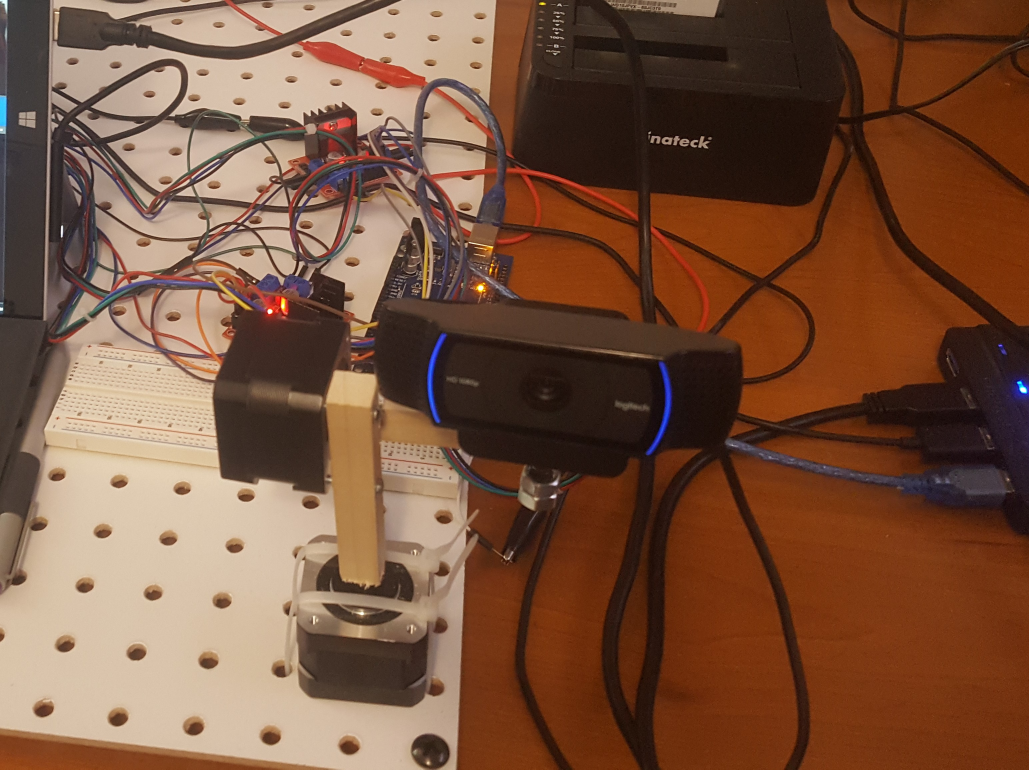
#> input picture MEC_Senior project/Two-Axis-Camera-Tracking-master/resources/mechanism_close_up.jpg, 3087 x 2308 px, given in place of the camera (shown at 1/3 size)
$ python tracker_color.py   (Python 2 division)
#> lines starting #> are read from the running program, lines starting #| are printed output that depends on the picture; after the words box and inside, x2 and y2 are one past the last pixel; in counts of white or black regions, pixels touching at a corner belong together
#
# Reference from two github projects
# https://github.com/badrobot15/Color-Tracking-and-Following-using-OpenCV
# https://github.com/Practical-CV/Color-Based-Ball-Tracking-With-OpenCV
#

from collections import deque
from imutils.video import VideoStream
import numpy as np
import cv2
import serial
import argparse
import imutils
import time

# For Arduino uno connection
# ser = serial.Serial("")

ap = argparse.ArgumentParser()
ap.add_argument("-v", "--video",
	help="path to the (optional) video file")
ap.add_argument("-b", "--buffer", type=int, default=64,
	help="max buffer size")
args = vars(ap.parse_args())

yellow_lower = np.array([0, 100, 100])
yellow_upper = np.array([30, 255, 255])

red_lower = np.array([0, 70, 50])
red_upper = np.array([10, 255, 255])

pts = deque(maxlen=args["buffer"])

# if a video path was not supplied, grab the reference
# to the webcam
if not args.get("video", False):
	cap = VideoStream(src=0).start()

# otherwise, grab a reference to the video file
else:
	cap = cv2.VideoCapture(args["video"])

#kernel window for morphological operations
kernel = np.ones((5,5),np.uint8)

time.sleep(2.0)

while True:
    frame = cap.read()
#> frame is the input picture: shape (2308, 3087, 3); mean B, G, R 61.5, 83.7, 121.5

    frame = frame[1] if args.get("video", False) else frame

    frame = imutils.resize(frame, width=640)
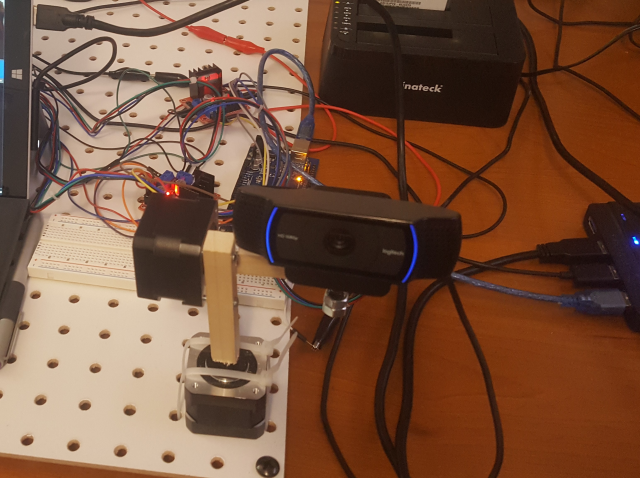
#> frame: shape (478, 640, 3); mean B, G, R 61.5, 83.7, 121.5
    blurred = cv2.GaussianBlur(frame, (11, 11), 0)
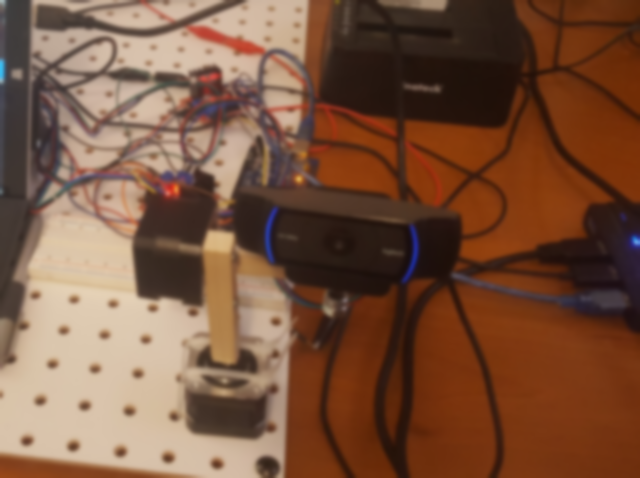
#> blurred: shape (478, 640, 3); mean B, G, R 61.5, 83.7, 121.5
    hsv = cv2.cvtColor(blurred, cv2.COLOR_BGR2HSV)
#> hsv: shape (478, 640, 3); mean H, S, V 17.1, 139.8, 121.8

    mask = cv2.inRange(hsv, yellow_lower, yellow_upper)
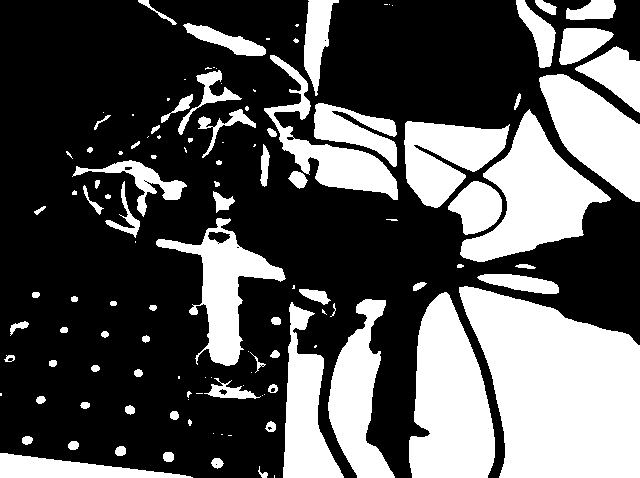
#> mask: shape (478, 640); 34.4% white; 122 white regions (44 under 20 px), largest, box (x1, y1, x2, y2) and area: (459, 286, 640, 478) 24735, (409, 292, 495, 478) 11473, (460, 109, 611, 262) 9968
    mask = cv2.erode(mask, None, iterations=2)
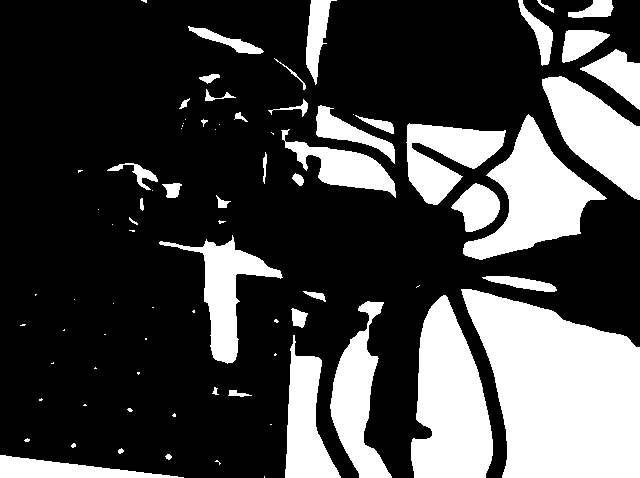
#> mask: shape (478, 640); 27.5% white; 80 white regions (39 under 20 px), largest, box (x1, y1, x2, y2) and area: (461, 289, 640, 478) 23771, (411, 295, 493, 478) 10478, (463, 114, 607, 260) 8672
    mask = cv2.dilate(mask, None, iterations=2)
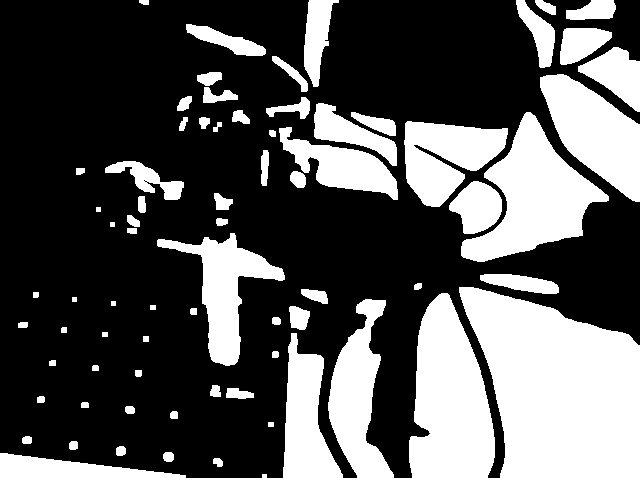
#> mask: shape (478, 640); 33.3% white; 73 white regions

    # Find contours of the object
    contours, hierarchy = cv2.findContours(mask.copy(), cv2.RETR_TREE, cv2.CHAIN_APPROX_SIMPLE)
#> contours = 75 contours, 7 with area under 20; largest, box (x1, y1, x2, y2) and area: (459, 287, 640, 478) 24407, (409, 293, 495, 478) 11234, (461, 112, 609, 262) 9720, (540, 74, 640, 202) 6855, (328, 299, 394, 478) 5810

    cnts = cv2.findContours(mask.copy(), cv2.RETR_EXTERNAL, cv2.CHAIN_APPROX_SIMPLE)
#> cnts = 73 contours, 5 with area under 20; largest, box (x1, y1, x2, y2) and area: (459, 287, 640, 478) 24407, (409, 293, 495, 478) 11234, (461, 112, 609, 262) 9720, (540, 74, 640, 202) 6855, (328, 299, 394, 478) 5810
    cnts = imutils.grab_contours(cnts)
    center = None

    contour_sizes = [(cv2.contourArea(contour), contour) for contour in contours]
#> contour_sizes = 75 items
    try:
		biggest_contour = max(contour_sizes, key=lambda x: x[0])[1]
#> biggest_contour = contour of 190 points, box (x1, y1, x2, y2) (459, 287, 640, 478), area 24407
	except ValueError:
		biggest_contour = None
    x, y, w, h = cv2.boundingRect(biggest_contour)
#> x = 459; y = 287; w = 181; h = 191
    cv2.rectangle(frame, (x, y), (x + w, y + h), (0, 255, 0), 2)
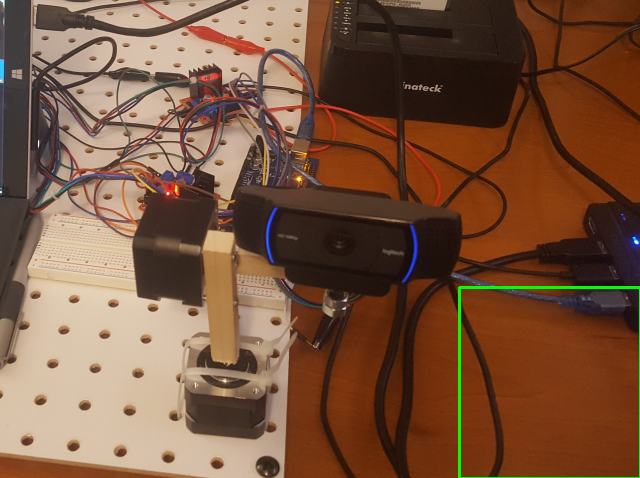
#> frame: shape (478, 640, 3); 0.48% of pixels changed, all inside (x1, y1, x2, y2) = (458, 286, 640, 478)

    # [6 lines of commented-out code are left out]

    if len(cnts) > 0:
        # find the largest contour in the mask,
        # then use it to compute the minimum enclosing circle and
        # centroid
        c = max(cnts, key=cv2.contourArea)
#> c has the same summary as biggest_contour
        ((x, y), radius) = cv2.minEnclosingCircle(c)
#> x = 549; y = 382; radius = 130.9
        M = cv2.moments(c)
#> M = moments, m00 24407, centre m10/m00, m01/m00 = (558.9, 389.3)
        center = (int(M["m10"] / M["m00"]), int(M["m01"] / M["m00"]))
#> center = (558, 389)

    pts.appendleft(center)

    for i in range(1, len(pts)):
        # if either of the tracked points are None, ignore them
        if pts[i - 1] is None or pts[i] is None:
            continue

        thickness = int(np.sqrt(args["buffer"] / float(i + 1)) * 2.5)
        cv2.line(frame, pts[i - 1], pts[i], (0, 0, 255), thickness)

    cv2.imshow("frame", frame)
    key = cv2.waitKey(1) & 0xFF
#> (key q is pressed here)

    # press 'q' to exit the window
    if key == ord("q"):
        break

if not args.get("video", False):
    cap.stop()

else:
    cap.release()

cv2.destroyAllWindows()

$ run again, on MEC_Senior project/Two-Axis-Camera-Tracking-master/resources/microcontroller_close_up.jpg
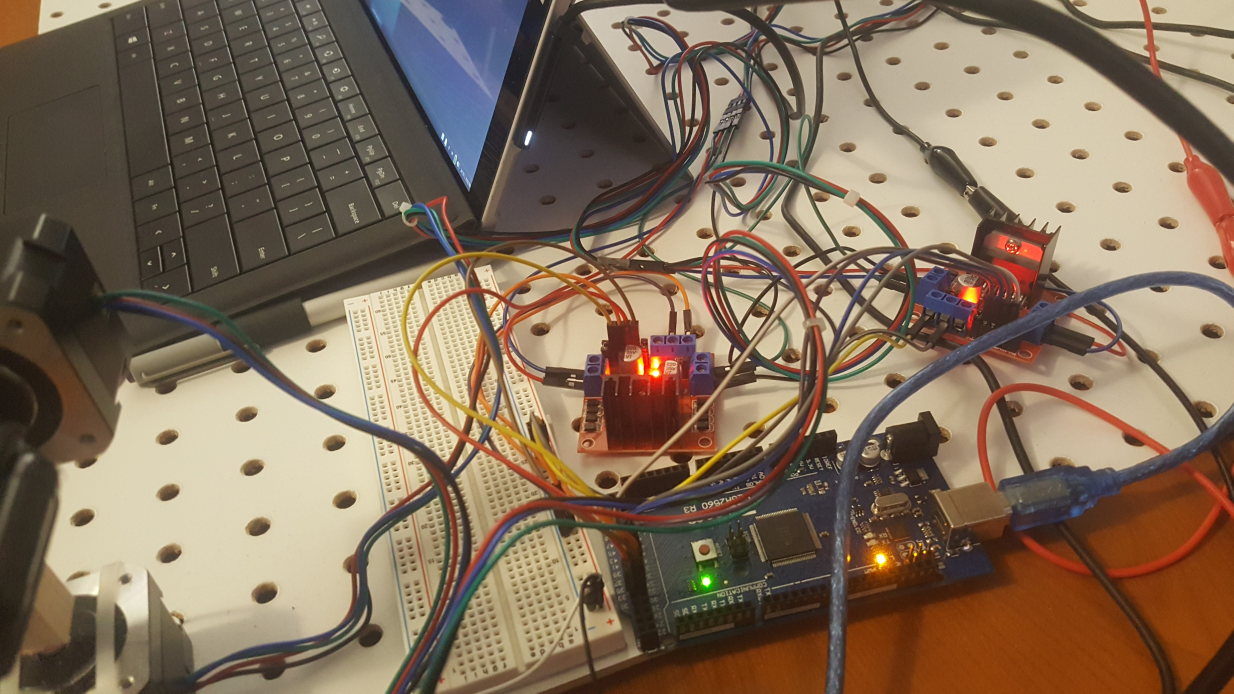
#> input picture MEC_Senior project/Two-Axis-Camera-Tracking-master/resources/microcontroller_close_up.jpg, 4934 x 2775 px, given in place of the camera (shown at 1/4 size)
#> frame is the input picture: shape (2775, 4934, 3); mean B, G, R 89.8, 110.3, 130.1
#> hsv: shape (359, 640, 3); mean H, S, V 24.3, 86.5, 131.6
#> `mask = cv2.dilate(mask, None, iterations=2)`:
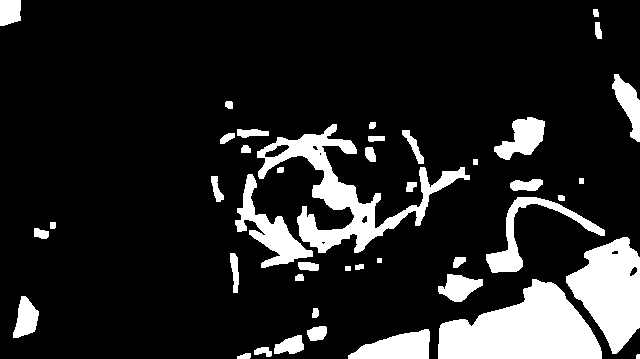
#> mask: shape (359, 640); 14.5% white; 43 white regions (1 under 20 px)
#> contours = 50 contours, 5 with area under 20; largest, box (x1, y1, x2, y2) and area: (438, 279, 602, 359) 8080, (257, 124, 470, 253) 6132, (566, 237, 640, 354) 5228, (235, 174, 313, 268) 2073, (486, 197, 605, 273) 1620
#> cnts = 43 contours, 2 with area under 20; largest, box (x1, y1, x2, y2) and area: (438, 279, 602, 359) 8080, (257, 124, 470, 253) 6132, (566, 237, 640, 354) 5228, (235, 174, 313, 268) 2073, (486, 197, 605, 273) 1620
#> contour_sizes = 50 items
#> biggest_contour = contour of 121 points, box (x1, y1, x2, y2) (438, 279, 602, 359), area 8080
#> `x, y, w, h = cv2.boundingRect(biggest_contour)`: x = 438; y = 279; w = 164; h = 80
#> `cv2.rectangle(frame, (x, y), (x + w, y + h), (0, 255, 0), 2)`:
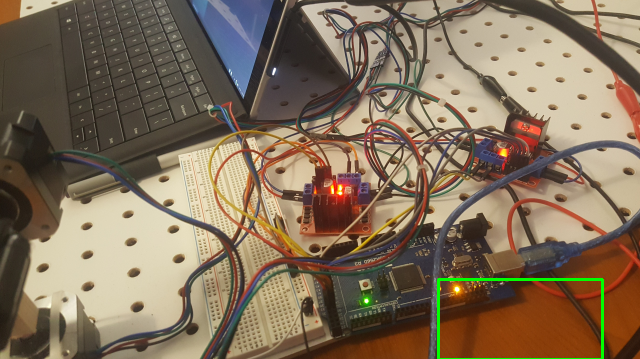
#> frame: shape (359, 640, 3); mean B, G, R 89.7, 111.3, 129.6
#> c has the same summary as biggest_contour
#> `((x, y), radius) = cv2.minEnclosingCircle(c)`: x = 519.5; y = 345.7; radius = 82.42
#> M = moments, m00 8080.5, centre m10/m00, m01/m00 = (522.9, 330.4)
#> center = (522, 330)
